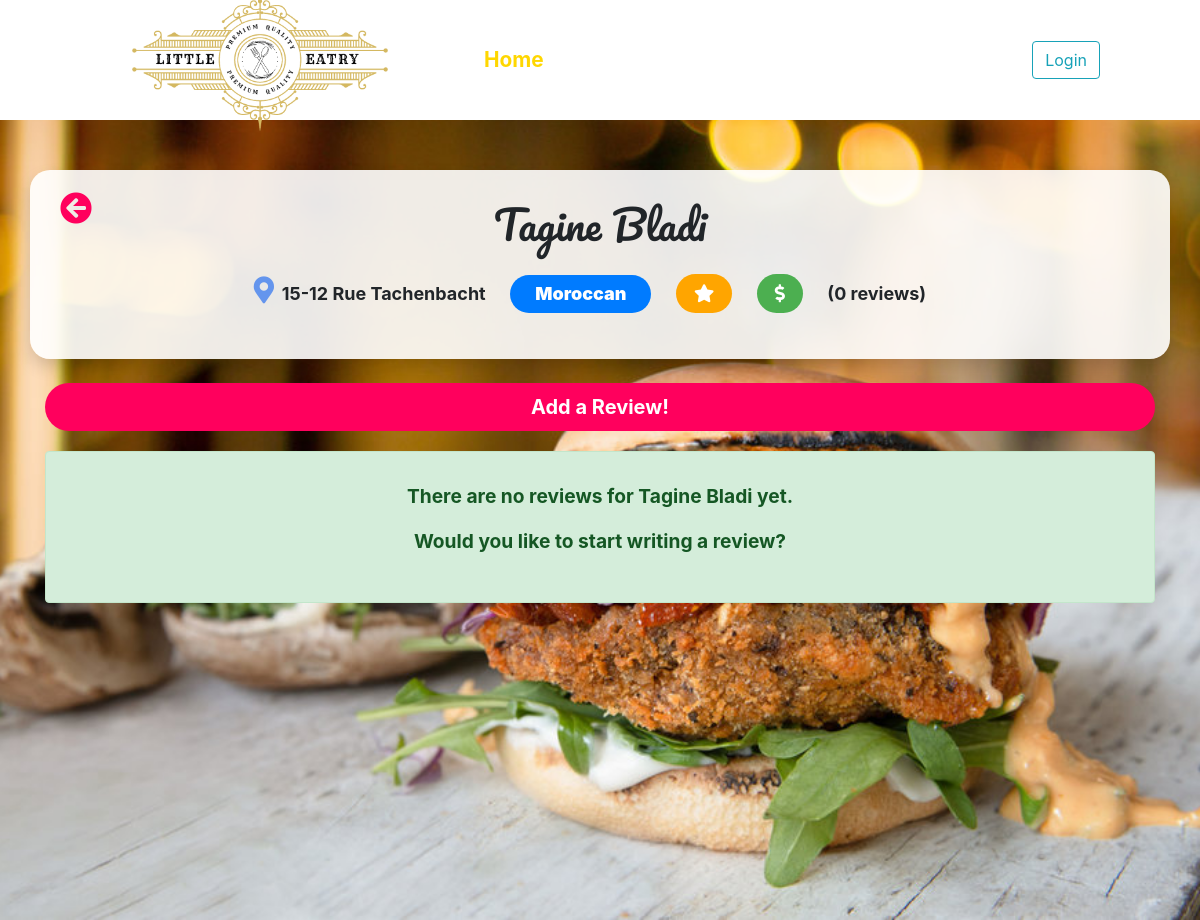
Screenshot of /inde/resto/3/ with the database file from the repository.
### reviewapp/models.py (models this page shows, shortened)
class Restaurant(models.Model):
    category=models.ForeignKey(Category,on_delete=models.CASCADE)
    restaurant_text= models.CharField(max_length=100)
    restaurant_address= models.CharField(max_length=100)
    def review_amount(self):
        return self.review_set.count()
    def rating(self):
        if self.review_amount() is 0:
            return 0
        ratings = [r.review_rate for r in self.review_set.all()]
        avg_rate = round(statistics.mean(ratings))
        avg_rate = 1 if avg_rate is 0 else avg_rate
        return avg_rate
    def pricing(self):
        if self.review_amount() is 0:
            return 0
        prices = [r.review_price for r in self.review_set.all()]
        avg_price = round(statistics.mean(prices))
        avg_price = 1 if avg_price is 0 else avg_price
        return avg_price

class Category(models.Model):
    category_text = models.CharField(max_length=50)

### reviewapp/views.py (the view)
# urls.py: path('resto/<int:restaurant_id>/', views.details, name='details'),
def details(request, restaurant_id):
    restaurant = Restaurant.objects.filter(pk=restaurant_id).first()
    user_liked_reviews = []
    if request.user.is_authenticated:
        user_liked_reviews = get_liked_reviews_by_user_and_restaurant(request.user, restaurant)
    context = {
        'restaurant': restaurant,
        'user': request.user,
        'user_liked_reviews': user_liked_reviews
    }
    return render(request, 'reviewapp/details.html', context)

### reviewapp/templates/reviewapp/details.html (shortened to what this page needs)
{% extends 'reviewapp/base.html' %}
{% block content %}
{% load static %}
<div id="outer"
style="width:100%; min-height: 100vh; background:url('/static/reviewapp/images/{{ restaurant.pk }}.jpg') no-repeat fixed center; background-size: cover;">
    <div class="content-container container">
        <div class="row">
            <div id="restaurant-summary" class="col card border-0 shadow mb-4">
                <div class="card-body">
                    <a href="{% url 'reviewapp:home'%}" class="back-button">
                        <i class="fas fa-arrow-circle-left"></i>
                    </a>
                    <h1>{{restaurant.restaurant_text}}</h1>
                    <label class="review-liner">
                        <span style="font-size: 1.5em;">
                            <i class="fas fa-map-marker-alt" style="color:cornflowerblue;" ></i>
                        </span>
                        <strong>{{ restaurant.restaurant_address }}</strong>
                    </label>
                    <label class="review-liner">
                        <p><span class="badge badge-pill badge-primary category"><strong>{{ restaurant.category.category_text }}</strong></span></p>
                    </label>
                    <label class="review-liner">
                        <div class="rate">
                            {% for i in restaurant.rating|rjust:restaurant.rating %}
                            <i class="fas fa-star"/></i>
                            {% endfor %}
                        </div>
                    </label>
                    <label class="review-liner">
                        <div class="price">
                            {% for i in restaurant.pricing|rjust:restaurant.pricing %}
                            <i class="fas fa-dollar-sign"></i>
                            {% endfor %}
                        </div>
                    </label>
                    <label class="review-liner">
                        <strong>({{ restaurant.review_set.count }} reviews)</strong>
                    </label>
                </div>
            </div>
        </div>
        <a href="{% url 'reviewapp:add' restaurant.id %}" id="add-review" class="btn btn-lg btn-block">
            <strong>Add a Review!</strong>
        </a>
        {% if restaurant.review_set.all %}
            {% for review in restaurant.review_set.all|dictsortreversed:"pk" %}
                <div class="row">
                    <div class="col card" style="margin: 10px">
                        <div class="card-body">
                            <div class="user-bar">
                                <span class="user-icon"><i class="fas fa-user-circle"></i></span>
                                <div class="user-icon-side review-meta-data">
                                    <span><strong>{{review.review_user}}</strong></span><br>
                                    <span class="date">Reviewed on {{ review.review_date }}</span>
                                </div>
                            </div>
                            <label class="review-liner-small review-icon">
                                {% for i in review.review_rate|rjust:review.review_rate %}
                                <i class="fas fa-star rate-small"/></i>
                                {% endfor %}
                            </label>
                            <label id="price" class="review-liner-small review-icon">
                                {% for i in review.review_price|rjust:review.review_price %}
                                <i class="fas fa-dollar-sign price-small"/></i>
                                {% endfor %}
                            </label>
                            <h3>{{ review.review_title }}</h3>
                            {{review.review_description}}
                            <div id="rl{{ review.id }}" class="row">
                                <div class="col-1">
                                    {% if review.id in user_liked_reviews %}
                                        <span class="badge badge-primary">Liked! </span>
                                    {% else %}
                                    <form action="#" method="post" onsubmit="addLike(this); return false;">
                                        {% csrf_token %}
                                        <input type="submit" value="Like" class="btn btn-outline-primary btn-sm" style="height:20px;line-height: 0px;"></input>
                                        <input type="hidden" name="review_id" value="{{ review.id }}" />
                                    </form>
                                    {% endif %}
                                </div>
                                <div class="col-1">
                                    <span class="badge badge-danger">
                                        <span class="likes-count" style="padding-right:10px;">{{review.like_set.count}}</span>
                                        <i class="fas fa-thumbs-up"></i>
                                    </span>
                                </div>
                            </div>
                            <hr>
                            <div>
                                <div class="row row-comment-reply">
                                    <span class="user-icon-small col"><i class="fas fa-user-circle"></i></span>
                                    <form action="#" method="post" class="col-11 comment_form" onsubmit="addComment(this); return false;">
                                        {% csrf_token %}
                                        <input type="text" class="form-control new-comment-reply" name="comment_description" placeholder="Write your comment for this review...">
                                        <input type="hidden" name="review_id" value="{{ review.id }}" />
                                    </form>
                                </div>
                                <div id="rc{{ review.id }}">
                                    {% for comment in review.comment_set.all|dictsortreversed:"pk" %}
                                        <div>
                                            <div class="row row-comment-reply">
                                                <span class="user-icon-small col"><i class="fas fa-user-circle"></i></span>
                                                <div class="col-11">
                                                    <div class="comment-reply-content">
                                                        <span class="comment-reply-username">{{comment.comment_user}}</span>
                                                        <span class="comment-reply-description">{{comment.comment_description}}</span>
                                                    </div>
                                                </div>
                                            </div>
                                            <div id="cc{{ comment.id }}" class="replies-with-comment-options">
                                                <div class="comment-options">
                                                    <a href="#" onclick="createAddReply({{ comment.id }}, this); return false;">Reply</a>
                                                </div>
                                            </div>
                                            <div id="c{{ comment.id }}" class="replies">
                                                {% for reply in comment.reply_set.all|dictsortreversed:"pk" %}
                                                    <div class="row row-comment-reply">
                                                        <span class="user-icon-small col"><i class="fas fa-user-circle"></i></span>
                                                        <div class="col-11">
                                                            <div class="comment-reply-content">
                                                                <span class="comment-reply-username">{{reply.reply_user}}</span>
                                                                <span class="comment-reply-description">{{reply.reply_description}}</span>
                                                            </div>
                                                        </div>
                                                    </div>
                                                {% endfor %}
                                            </div>
                                        </div>
                                    {% endfor %}
                                </div>
                            </div>
                        </div>
                    </div>
                </div>
            {% endfor %}
        {% else %}
            <div id="no-reviews-yet-message" class="alert alert-success" role="alert">
                <p>There are no reviews for {{ restaurant.restaurant_text }} yet.</p>
                <p>Would you like to start writing a review?</p>
            </div>
        {% endif %}
    </div>
</div>
{% load static %}
<link rel="stylesheet" type="text/css" href="{% static 'reviewapp/style/restaurantdetails.css' %}" />
{% load static %}
{% endblock %}

### reviewapp/static/reviewapp/style/style.css (style rules this page uses)
body { background-color: black; min-height: 100%; }
.content-container { padding: 50px 0px; }
.back-button { position: absolute; top: 15px; left: 30px; font-size:2em; color:rgb(255,0,93); }

### reviewapp/static/reviewapp/style/restaurantdetails.css (style rules this page uses)
.price { background-color: #4CAF50; color: white; border-radius: 50px; padding: 6px 18px; text-align: center; }
.rate { background-color: orange; color:white; border-radius: 50px; padding: 6px 18px; text-align: center; }
.review-liner { margin: 15px 20px 0px 0px; font-size: 18px; }
#restaurant-summary { padding: 10px; background: rgba(255,255,255, 0.9); text-align: center; }
h1 { font-family: Pacifico, sans-serif; }
.card { border-radius: 20px; }
#add-review { background: rgba(255,0,93, 1); color: #ffffff; border-radius: 50px; }
#no-reviews-yet-message { margin-top:20px; text-align: center; font-weight:bold; font-size: 1.2em; padding:30px; }
.category { font-size: 1em; padding: 10px 25px; }

### rows the page displays
Restaurant: restaurant_text "Tagine Bladi", restaurant_address "15-12 Rue Tachenbacht", category.category_text "Moroccan", review_set.count "0"
